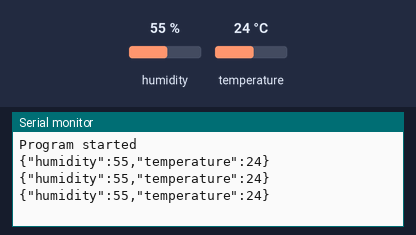
A sketch run on a simulated Arduino Uno, built with avr-gcc and run on an emulated ATmega328P. Shown: the last lines printed to the serial monitor. Inputs (shaded band) come from the test bench; at power-on: humidity 55 %, temperature 24 °C.

Above: at 2.8 s.
2.9 s: humidity set to 22 %
At 5.5 s:
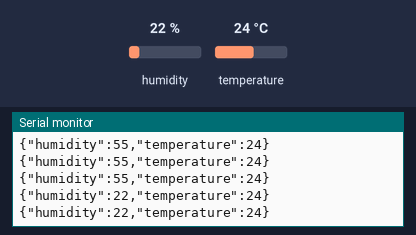
5.6 s: temperature set to 12 °C
At 6.9 s:
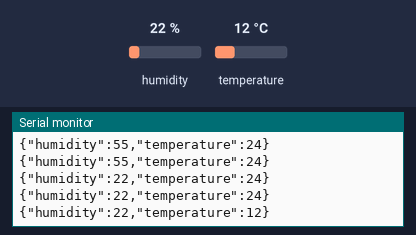
8.3 s: humidity set to 40 %
At 9.6 s:
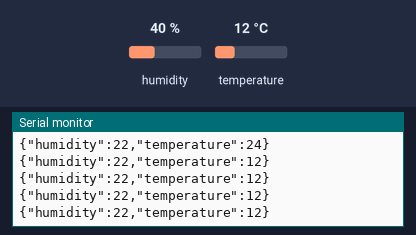
Timing chart, 0 to 11.3 s (numbered marks = the images above; inputs shaded):
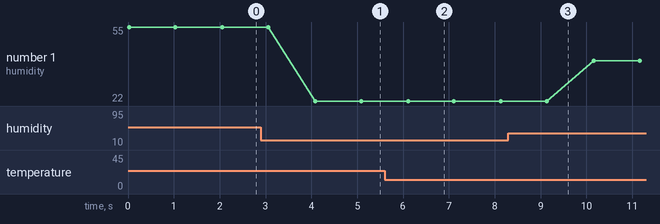

The sketch:

arduino_code___firebase_dht11_realtime_data_working__.ino
```cpp
#include <DHT.h>
#include <ArduinoJson.h>

#define DHTPIN 4
DHT dht(DHTPIN, DHT11);  // Assuming DHT11 sensor

float temp, hum;

void setup() {
  Serial.begin(9600);
  dht.begin();
  Serial.println("Program started");
}

void loop() {
  StaticJsonDocument<200> doc;

  // Read sensor data
  hum = dht.readHumidity();
  temp = dht.readTemperature();

  // Check for invalid sensor readings (optional)
  if (isnan(hum) || isnan(temp)) {
    Serial.println("Failed to read from DHT sensor!");
  }

  // Assign data to JSON object
  doc.clear();
  doc["humidity"] = hum;
  doc["temperature"] = temp;

  // Convert JSON object to string
  String jsonString;
  serializeJson(doc, jsonString);

  // Send data to NodeMCU
  Serial.println(jsonString);
  delay(1000);  // Adjust delay as needed
}
```

Measured:
- after the input at 2.9 s, the serial monitor: prints a new line after 1.2 s (image 1)
- after the input at 5.6 s, the serial monitor: prints a new line after 0.51 s (image 2)
- plotted number 1: 55 → 22 after the input at 2.9 s, 22 → 40 after the input at 8.3 s
